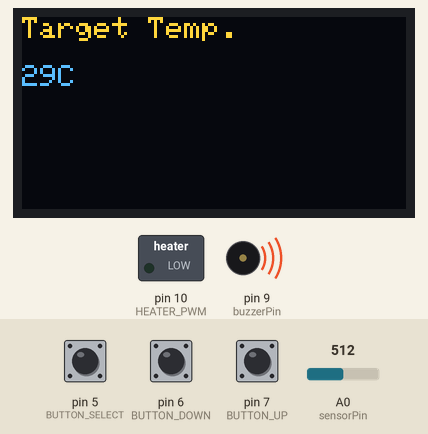
Simulated run of this sketch. Board: Arduino Uno, built with avr-gcc and run on an emulated ATmega328P. Shown: 128×64 one-colour display, switched loads named in the sketch (green lamp = pin HIGH), buzzer (waves = sounding). The test bench sets the inputs (shaded band); at power-on: A0 (sensorPin) = 512, pin 5 (BUTTON_SELECT) HIGH, pin 6 (BUTTON_DOWN) HIGH, pin 7 (BUTTON_UP) HIGH. The OLED is the two-colour kind (top 16 rows yellow); what the sketch prints to the serial monitor is not drawn.

Above: at 6.0 s.
6.1 s: A0 (sensorPin) set to 159
At 7.4 s:
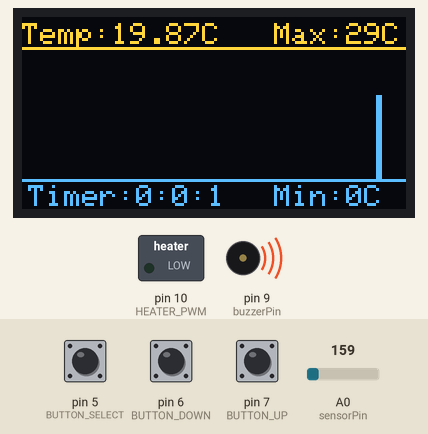
10.4 s: A0 (sensorPin) set to 147
At 11.6 s:
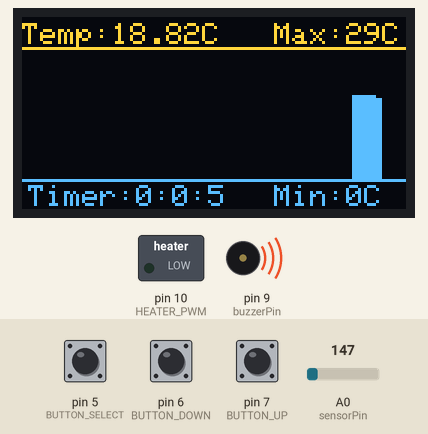
13.5 s: A0 (sensorPin) set to 68
At 14.8 s:
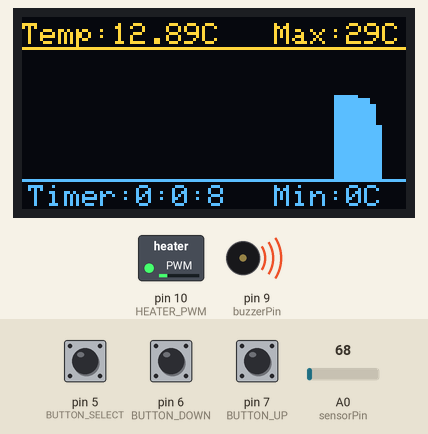
17.8 s: A0 (sensorPin) set to 58
At 18.8 s:
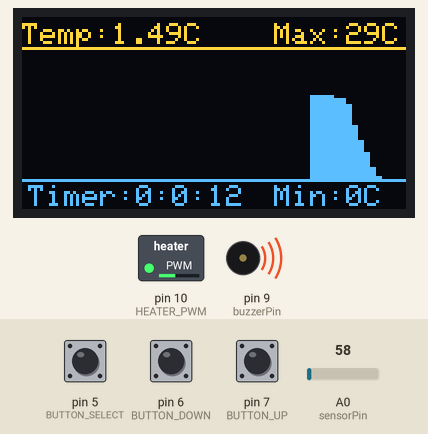
Timing chart, 0 to 29.5 s (numbered marks = the images above; inputs shaded):
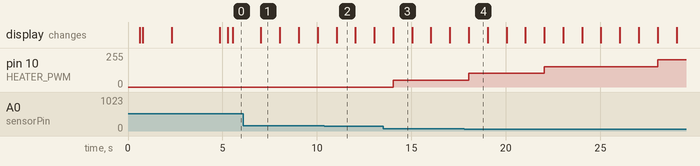

Measured:
- the behaviour switches between 148 and 147 on A0 (sensorPin) (found by bisection; images 1 and 2)
- the behaviour switches between 63 and 62 on A0 (sensorPin) (found by bisection; images 3 and 4)
- after the input at 13.5 s, pin 10 (HEATER_PWM): 0/255 → 51/255 after 0.54 s instead of 1.5 s
- what the display in image 1 shows lasts 1.0 s, from 7.0 s to 8.0 s

The sketch:

PID_moonTestControl.ino
```cpp
// LIBRARIES
#include <Wire.h>
// Display Libraries
#include <Adafruit_GFX.h>
#include <Adafruit_SSD1306.h>
// Control Libraries (PID)
#include <PID_v1.h>

//OLED VARIABLES
#define SCREEN_WIDTH 128
#define SCREEN_HEIGHT 64
#define OLED_RESET -1
Adafruit_SSD1306 display(SCREEN_WIDTH, SCREEN_HEIGHT, &Wire, OLED_RESET);

// PID variables
#define DESIRED_TEMP 25
float Kp = 5.5;
float Ki = 3.7;
float Kd = 0.0;
double setPoint; // Desired reference for the controller
double contolInput; // Sensor's information in voltage
double controlOutput; // Control's output signal

// I/0 VARIABLES
const int sensorPin = A0;
int HEATER_PWM = 10;
int buzzerPin = 9;
#define BUTTON_SELECT 5
#define BUTTON_UP 7
#define BUTTON_DOWN 6
float CurrentTemp;

// GRAPH VARIABLES
const int numPoints = 60;
float TempHistory[numPoints] = {0};
const int barWidth = SCREEN_WIDTH / numPoints;

// MENU VARIABLES
int selectedOption = 0;
int tempMaxOptions[] = {29, 35, 37, 41.5};
int tempMin = 0;
int tempMax = 0;
int totalOptions = 4; // Change this to the total number of options in the menu

// KALMAN FILTER VARIABLES
float Q = 1E-9;       // Process variance
float R = 1.12E-5;     // Reading variance
float Pc = 0.0;
float G = 0.0;
float P = 1.0;
float Xp = 0.0;
float Zp = 0.0;
float FilteredTemp = 0.0;

// TIMER VARIABLES
unsigned long timeNow = 0;
unsigned long timeLast = 0;
int startingHour = 0;
int seconds = 0;
int secondOld = 0;
int minutes = 0;
int hours = startingHour;

static const unsigned char PROGMEM image_data_Saraarray[] = {
    0xff, 0xff, 0xff, 0xff, 0xff, 0xff, 0xff, 0xff, 0xff, 0xff, 0xff, 0xff, 0xff, 0xff, 0xff, 0xff,
0xff, 0xff, 0xff, 0xff, 0xff, 0xff, 0xff, 0xff, 0xff, 0xff, 0xff, 0xff, 0xff, 0xff, 0xff, 0xff,
0xff, 0xff, 0xff, 0xff, 0xff, 0xff, 0xff, 0xff, 0xff, 0xff, 0xff, 0xff, 0xff, 0xff, 0xff, 0xff,
0xff, 0xff, 0xff, 0xff, 0xff, 0xff, 0xff, 0xff, 0xff, 0xff, 0xff, 0xff, 0xff, 0xff, 0xff, 0xff,
0xff, 0xff, 0xff, 0xff, 0xff, 0xff, 0xff, 0xff, 0xff, 0xff, 0xff, 0xff, 0xff, 0xff, 0xff, 0xff,
0xff, 0xff, 0xff, 0xff, 0xff, 0xff, 0xff, 0xff, 0xff, 0xff, 0xff, 0xff, 0xff, 0xff, 0xff, 0xff,
0xff, 0xff, 0xff, 0xff, 0xff, 0xff, 0xff, 0xff, 0xff, 0xff, 0xff, 0xff, 0xff, 0xff, 0xff, 0xff,
0xff, 0xff, 0xff, 0xff, 0xff, 0xff, 0xff, 0xff, 0xff, 0xff, 0xff, 0xff, 0xff, 0xff, 0xff, 0xff,
0xff, 0xff, 0xff, 0xff, 0xff, 0xff, 0xff, 0xff, 0xff, 0xff, 0xff, 0xff, 0xff, 0xff, 0xff, 0xff,
0xff, 0xff, 0xff, 0xff, 0xff, 0xff, 0xff, 0xff, 0xff, 0xff, 0xff, 0xff, 0xff, 0xff, 0xff, 0xff,
0xff, 0xff, 0xff, 0xff, 0xff, 0xff, 0xff, 0xff, 0xff, 0xff, 0xff, 0xff, 0xff, 0xff, 0xff, 0xff,
0xff, 0xff, 0xff, 0xff, 0xe0, 0x03, 0xe0, 0x1e, 0x01, 0x00, 0x0f, 0xff, 0xff, 0xff, 0xff, 0xff,
0xff, 0xff, 0xff, 0xff, 0xe0, 0x00, 0x60, 0x1e, 0x01, 0x00, 0x03, 0xff, 0xff, 0xff, 0xff, 0xff,
0xff, 0xff, 0xff, 0xff, 0xf8, 0xfc, 0x38, 0xff, 0xc7, 0xc3, 0xe0, 0xff, 0xff, 0xff, 0xff, 0xff,
0xff, 0xff, 0xff, 0xff, 0xf8, 0xff, 0x18, 0xff, 0xcf, 0xe7, 0xf8, 0x7f, 0xff, 0xff, 0xff, 0xff,
0xff, 0xff, 0xff, 0xff, 0xf8, 0xff, 0x88, 0xff, 0xcf, 0xe7, 0xfc, 0x7f, 0xff, 0xff, 0xff, 0xff,
0xff, 0xff, 0xff, 0xff, 0xf8, 0xff, 0x88, 0xff, 0xcf, 0xe7, 0xfc, 0x7f, 0xff, 0xff, 0xff, 0xff,
0xff, 0xff, 0xff, 0xff, 0xf8, 0xff, 0xc8, 0xff, 0xcf, 0xe7, 0xf8, 0xff, 0xff, 0xff, 0xff, 0xff,
0xff, 0xff, 0xff, 0xff, 0xf8, 0xff, 0xc8, 0xff, 0xcf, 0xe3, 0xc0, 0xff, 0xff, 0xff, 0xff, 0xff,
0xff, 0xff, 0xff, 0xff, 0xf8, 0xff, 0x88, 0xff, 0xcf, 0xe0, 0x00, 0xff, 0xff, 0xff, 0xff, 0xff,
0xff, 0xff, 0xff, 0xff, 0xf8, 0xff, 0x88, 0xff, 0xcf, 0xe0, 0x00, 0x7f, 0xff, 0xff, 0xff, 0xff,
0xff, 0xff, 0xff, 0xff, 0xf8, 0xff, 0x18, 0xff, 0xc7, 0xe7, 0xfc, 0x3f, 0xff, 0xff, 0xff, 0xff,
0xff, 0xff, 0xff, 0xff, 0xf8, 0x78, 0x38, 0xff, 0xc7, 0xe7, 0xff, 0x3f, 0xff, 0xff, 0xff, 0xff,
0xff, 0xff, 0xff, 0xff, 0xf8, 0x00, 0x78, 0xff, 0xcf, 0xe7, 0xff, 0x1f, 0xff, 0xff, 0xff, 0xff,
0xff, 0xff, 0xff, 0xff, 0xf8, 0x07, 0xf8, 0xff, 0xcf, 0xe7, 0xff, 0x1f, 0xff, 0xff, 0xff, 0xff,
0xff, 0xff, 0xff, 0xff, 0xf8, 0xff, 0xfc, 0xff, 0x8f, 0xe7, 0xff, 0x3f, 0xff, 0xff, 0xff, 0xff,
0xff, 0xff, 0xff, 0xff, 0xf8, 0xff, 0xfc, 0x7f, 0x8f, 0xe7, 0xfe, 0x3f, 0xff, 0xff, 0xff, 0xff,
0xff, 0xff, 0xff, 0xff, 0xf8, 0xff, 0xfe, 0x3e, 0x1f, 0xe7, 0xf8, 0x7f, 0xff, 0xff, 0xff, 0xff,
0xff, 0xff, 0xff, 0xff, 0xf0, 0x3f, 0xff, 0x00, 0x3f, 0x00, 0x00, 0x7f, 0xff, 0xff, 0xff, 0xff,
0xff, 0xff, 0xff, 0xff, 0xf0, 0x3f, 0xff, 0xc0, 0xff, 0x00, 0x03, 0x3f, 0xff, 0xff, 0xff, 0xff,
0xff, 0xff, 0xff, 0xff, 0xff, 0xff, 0xff, 0xf7, 0xff, 0xfe, 0x7f, 0xdf, 0xff, 0xff, 0xff, 0xff,
0xff, 0xff, 0xff, 0xff, 0xff, 0xff, 0xff, 0xf7, 0xff, 0xfe, 0x7f, 0xcf, 0xff, 0xff, 0xff, 0xff,
0xff, 0xff, 0xff, 0xff, 0xe0, 0x3f, 0x81, 0xfc, 0x07, 0x81, 0xf8, 0x1f, 0xff, 0xff, 0xff, 0xff,
0xff, 0xff, 0xff, 0xff, 0xe0, 0x1f, 0x81, 0xfc, 0x07, 0x81, 0xf8, 0x0f, 0xff, 0xff, 0xff, 0xff,
0xff, 0xff, 0xff, 0xff, 0xfc, 0x7f, 0xe0, 0xff, 0x1f, 0xe3, 0xfe, 0x3f, 0xff, 0xff, 0xff, 0xff,
0xff, 0xff, 0xff, 0xff, 0xfc, 0x7f, 0xf0, 0x7f, 0x1f, 0xe3, 0xfe, 0x3f, 0xff, 0xff, 0xff, 0xff,
0xff, 0xff, 0xff, 0xff, 0xfc, 0x7f, 0xf0, 0x7f, 0x1f, 0xe3, 0xfe, 0x7f, 0xff, 0xff, 0xff, 0xff,
0xff, 0xff, 0xff, 0xff, 0xfc, 0x7f, 0xf0, 0x3f, 0x1f, 0xf1, 0xfc, 0x7f, 0xff, 0xff, 0xff, 0xff,
0xff, 0xff, 0xff, 0xff, 0xfc, 0x7f, 0xf3, 0x1f, 0x1f, 0xf1, 0xfc, 0xff, 0xff, 0xff, 0xff, 0xff,
0xff, 0xff, 0xff, 0xff, 0xfc, 0x7f, 0xf3, 0x1f, 0x1f, 0xf9, 0xf8, 0xff, 0xff, 0xff, 0xff, 0xff,
0xff, 0xff, 0xff, 0xff, 0xfc, 0x7f, 0xf3, 0x8f, 0x1f, 0xf8, 0xf8, 0xff, 0xff, 0xff, 0xff, 0xff,
0xff, 0xff, 0xff, 0xff, 0xfc, 0x7f, 0xf3, 0xc7, 0x1f, 0xfc, 0xf9, 0xff, 0xff, 0xff, 0xff, 0xff,
0xff, 0xff, 0xff, 0xff, 0xfc, 0x7f, 0xf3, 0xe3, 0x1f, 0xfc, 0x71, 0xff, 0xff, 0xff, 0xff, 0xff,
0xff, 0xff, 0xff, 0xff, 0xfc, 0x7f, 0xf3, 0xe3, 0x1f, 0xfc, 0x73, 0xff, 0xff, 0xff, 0xff, 0xff,
0xff, 0xff, 0xff, 0xff, 0xfc, 0x7f, 0xf3, 0xf1, 0x1f, 0xfe, 0x23, 0xff, 0xff, 0xff, 0xff, 0xff,
0xff, 0xff, 0xff, 0xff, 0xfc, 0x7f, 0xf3, 0xf8, 0x1f, 0xfe, 0x23, 0xff, 0xff, 0xff, 0xff, 0xff,
0xff, 0xff, 0xff, 0xff, 0xfc, 0x7f, 0xf3, 0xfc, 0x1f, 0xff, 0x07, 0xff, 0xff, 0xff, 0xff, 0xff,
0xff, 0xff, 0xff, 0xff, 0xfc, 0x7f, 0xf3, 0xfc, 0x1f, 0xff, 0x07, 0xff, 0xff, 0xff, 0xff, 0xff,
0xff, 0xff, 0xff, 0xff, 0xf8, 0x3f, 0xe3, 0xfe, 0x1f, 0xff, 0x0f, 0xff, 0xff, 0xff, 0xff, 0xff,
0xff, 0xff, 0xff, 0xff, 0xf0, 0x1f, 0x80, 0x7f, 0x1f, 0xff, 0x8f, 0xff, 0xff, 0xff, 0xff, 0xff,
0xff, 0xff, 0xff, 0xff, 0xf0, 0x3f, 0x80, 0xff, 0x9f, 0xff, 0x9f, 0xff, 0xff, 0xff, 0xff, 0xff,
0xff, 0xff, 0xff, 0xff, 0xff, 0xff, 0xff, 0xff, 0xff, 0xff, 0xff, 0xff, 0xff, 0xff, 0xff, 0xff,
0xff, 0xff, 0xff, 0xff, 0xff, 0xff, 0xff, 0xff, 0xff, 0xff, 0xff, 0xff, 0xff, 0xff, 0xff, 0xff,
0xff, 0xff, 0xff, 0xff, 0xff, 0xff, 0xff, 0xff, 0xff, 0xff, 0xff, 0xff, 0xff, 0xff, 0xff, 0xff,
0xff, 0xff, 0xff, 0xff, 0xff, 0xff, 0xff, 0xff, 0xff, 0xff, 0xff, 0xff, 0xff, 0xff, 0xff, 0xff,
0xff, 0xff, 0xff, 0xff, 0xff, 0xff, 0xff, 0xff, 0xff, 0xff, 0xff, 0xff, 0xff, 0xff, 0xff, 0xff,
0xff, 0xff, 0xff, 0xff, 0xff, 0xff, 0xff, 0xff, 0xff, 0xff, 0xff, 0xff, 0xff, 0xff, 0xff, 0xff,
0xff, 0xff, 0xff, 0xff, 0xff, 0xff, 0xff, 0xff, 0xff, 0xff, 0xff, 0xff, 0xff, 0xff, 0xff, 0xff,
0xff, 0xff, 0xff, 0xff, 0xff, 0xff, 0xff, 0xff, 0xff, 0xff, 0xff, 0xff, 0xff, 0xff, 0xff, 0xff,
0xff, 0xff, 0xff, 0xff, 0xff, 0xff, 0xff, 0xff, 0xff, 0xff, 0xff, 0xff, 0xff, 0xff, 0xff, 0xff,
0xff, 0xff, 0xff, 0xff, 0xff, 0xff, 0xff, 0xff, 0xff, 0xff, 0xff, 0xff, 0xff, 0xff, 0xff, 0xff,
0xff, 0xff, 0xff, 0xff, 0xff, 0xff, 0xff, 0xff, 0xff, 0xff, 0xff, 0xff, 0xff, 0xff, 0xff, 0xff,
0xff, 0xff, 0xff, 0xff, 0xff, 0xff, 0xff, 0xff, 0xff, 0xff, 0xff, 0xff, 0xff, 0xff, 0xff, 0xff,
0xff, 0xff, 0xff, 0xff, 0xff, 0xff, 0xff, 0xff, 0xff, 0xff, 0xff, 0xff, 0xff, 0xff, 0xff, 0xff
};

// Generate the controller object
PID moonPID(&contolInput, &controlOutput, &setPoint, Kp, Ki, Kd, DIRECT);

void setup() {
  pinMode(buzzerPin, OUTPUT);
  analogWrite(buzzerPin, 100);
  delay(500);
  analogWrite(buzzerPin,0);
  delay(100);
  Serial.begin(9600);
  if (!display.begin(SSD1306_SWITCHCAPVCC, 0x3C))
  {
    Serial.println(F("Error while initializing OLED"));
    for (;;)
      ;
  }
  delay(100);
  display.clearDisplay();
  display.setTextSize(1);
  display.setTextColor(WHITE);
  display.setCursor(0, 0);
  // Display static text
  display.drawBitmap(0, 0, image_data_Saraarray, 128, 64, 1);
  display.display();
  delay(1500);
  display.clearDisplay();
  display.setCursor(10, 10);
  display.println(F("Version/Wokwi: V12"));
  display.display();
  delay(2500);
  display.clearDisplay();
  pinMode(BUTTON_SELECT, INPUT_PULLUP);
  pinMode(BUTTON_UP, INPUT_PULLUP);
  pinMode(BUTTON_DOWN, INPUT_PULLUP);

  // Control Initialization
  moonPID.SetMode(AUTOMATIC);
}

void loop()
{
  displayMenu();
  checkButtons();
  setMaxTemp();
  timeLast = millis()/1000;
  while (true)
  {
    timeNow = millis()/1000; // the number of milliseconds that have passed since boot
    seconds = timeNow - timeLast;

    if(seconds - secondOld != 0)
    {
      int Volt = analogRead(sensorPin);
      CurrentTemp = ((Volt * (4500/ 1024.0)) - 500) / 10; //T6G Sensor
      // Kalman Filter
      Pc = P + Q;
      G = Pc/(Pc + R);
      P = (1-G) * Pc;
      Xp = FilteredTemp;
      Zp = Xp;
      FilteredTemp = G*(CurrentTemp-Zp)+Xp;


      for (int i = 0; i < numPoints - 1; i++)
      {
        TempHistory[i] = TempHistory[i + 1];
      }

      TempHistory[numPoints - 1] = FilteredTemp;

      display.clearDisplay();
      display.setTextSize(1);
      display.setTextColor(SSD1306_WHITE);
      display.setCursor(0, 2);
      display.print("Temp:");
      display.print(FilteredTemp);
      display.println("C ");

      // Display temperature graph on the rest of the screen
      for (int i = 0; i < numPoints; i++)
      {
        int x = i * barWidth;
        int barHeight = map(TempHistory[i], 0, tempMax, 0, 44);
        //display.fillRect(x, SCREEN_HEIGHT - barHeight, barWidth, barHeight-14, SSD1306_WHITE);
        display.fillRect(x, 54 - barHeight, barWidth, barHeight, SSD1306_WHITE);
        //display.fillRect(x, 32 , 1, 6, SSD1306_WHITE);
      }

      // Show the horizontal lines for maximum and minimum temperatures.
      int yMax = map(tempMax, 0, 45, 0, 14);
      int yMin = map(tempMin, 0, 45, 50, 0);
      //display.drawFastHLine(0, yMax, SCREEN_WIDTH, SSD1306_WHITE);
      display.drawLine(0, 10, SCREEN_WIDTH, 10, SSD1306_WHITE);
      //display.drawFastHLine(0, yMin, SCREEN_WIDTH, SSD1306_WHITE);
      display.drawLine(0, 54, SCREEN_WIDTH, 54, SSD1306_WHITE);

      // Show the maximum and minimum temperature label
      display.setTextSize(1);
      display.setTextColor(SSD1306_WHITE);
      display.setCursor(84, 2); // Position adjustment for Max legend
      display.print("Max:");
      display.print(tempMax);
      display.print("C");
      display.setCursor(2, SCREEN_HEIGHT-8);
      display.print("Timer:");
      display.print(hours);
      display.print(":");
      display.print(minutes);
      display.print(":");
      display.print(seconds);
      display.setCursor(84, SCREEN_HEIGHT-8); // Position adjustment for Min legend
      display.print("Min:");
      display.print(tempMin);
      display.print("C");
      display.display();

      // Control set
      setPoint = tempMax*0.01;
      contolInput = FilteredTemp*0.01;
      moonPID.Compute();
      analogWrite(HEATER_PWM, map(controlOutput, 0, 5, 0, 255));

      // Serial to see information
      Serial.print("\nTemperatura actual: ");
      Serial.print(FilteredTemp);
      //Serial.print("Control Input: ");
      //Serial.print(controlInput);
      Serial.print("\nSalida de control: ");
      Serial.print(controlOutput);

      /*if (FilteredTemp > tempMax) {
      // digitalWrite(PWM_OUT, LOW);
      analogWrite(HEATER_PWM, 0);
      }
      else {
      analogWrite(HEATER_PWM, 255);
      }*/
    }

    if (seconds == 60)
    {
      timeLast = timeNow;
      minutes = minutes + 1;
    }

    if (minutes == 60)
    {
      minutes = 0;
      hours = hours + 1;
    }

    secondOld = seconds;
  }

  displayMenu();
}

void displayMenu()
{
  display.clearDisplay();
  display.setTextSize(1);
  display.setTextColor(SSD1306_WHITE);
  display.setCursor(0, 0);
  display.println(F("SELECT SAMPLE"));
  display.setCursor(10, 12);
  display.println(F("Yeast and mold"));
  display.setCursor(10, 24);
  display.println(F("Coliform"));
  display.setCursor(10, 36);
  display.println(F("Env. listeria"));
  display.setCursor(10, 48);
  display.println(F("Salmonella Express"));


  int circleY = 15 + selectedOption * 12; // Position of filled circle
  display.fillCircle(5, circleY, 3, SSD1306_WHITE);
    display.display();
}

void checkButtons()
{
  while (tempMax == 0){
  if (digitalRead(BUTTON_SELECT) == HIGH) {
    Serial.println(F("BUTTON SELECT PUSHED!"));
    tempMax = tempMaxOptions[selectedOption];
    delay(200); // Debouncing
  }

  if (digitalRead(BUTTON_UP) == HIGH) {
    Serial.println(F("BUTTON UP PUSHED!"));
    selectedOption = (selectedOption - 1 + totalOptions) % totalOptions;
    delay(200); // Debouncing
    displayMenu();
  }

  if (digitalRead(BUTTON_DOWN) == HIGH) {
    Serial.println(F("BUTTON DOWN PUSHED!"));
    selectedOption = (selectedOption + 1) % totalOptions;
    delay(200); // Debouncing
    displayMenu();
  }
  }
}

void setMaxTemp()
{
  display.clearDisplay();
  display.setTextSize(1);
  display.setTextColor(SSD1306_WHITE);
  display.setCursor(0, 0);
  display.print("Target Temp.");
  display.setCursor(0, 16);
  display.print(tempMax);
  display.println("C");
  display.display();
  delay(1000);
}
```
